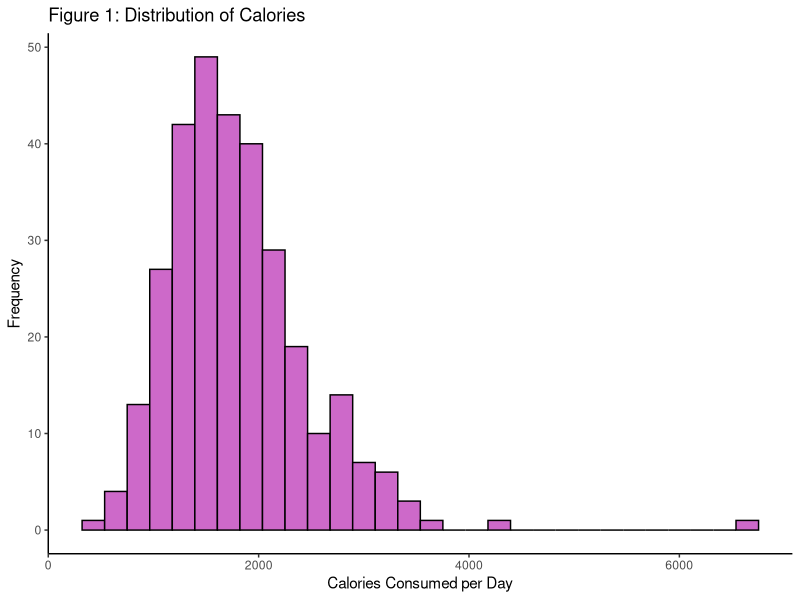
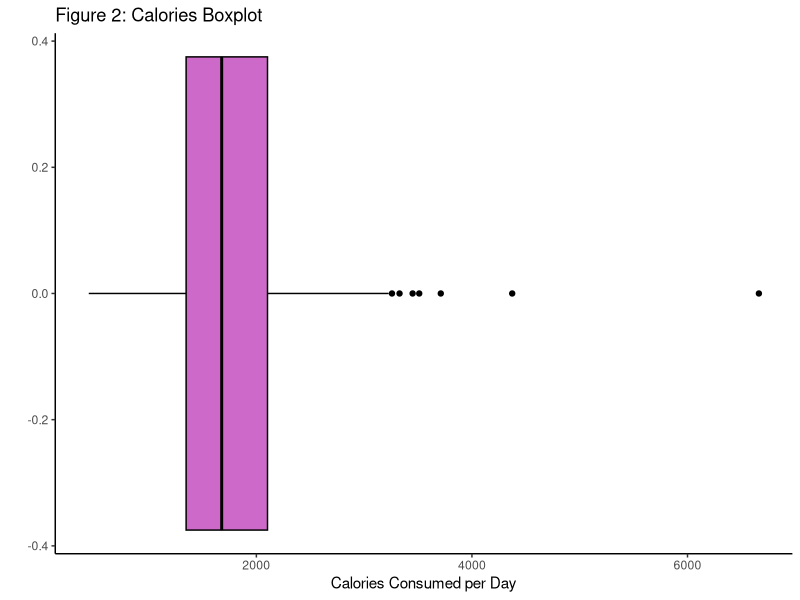
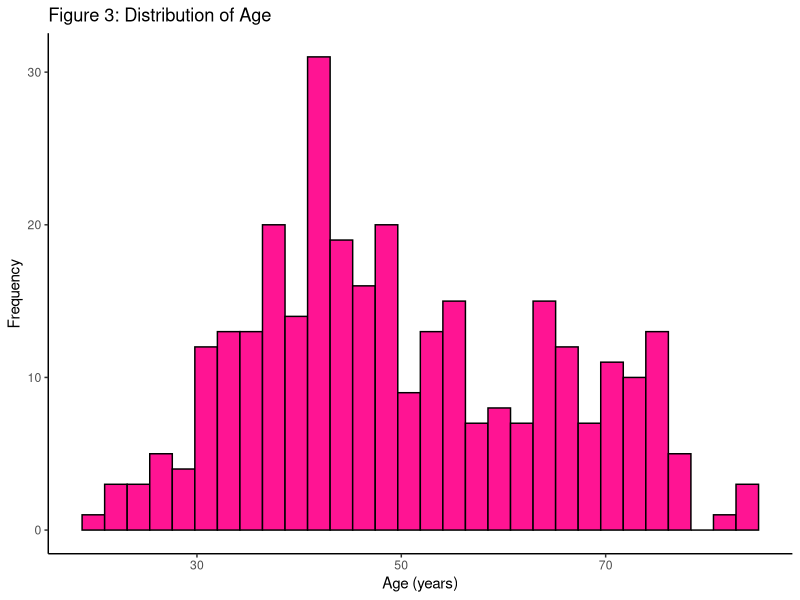
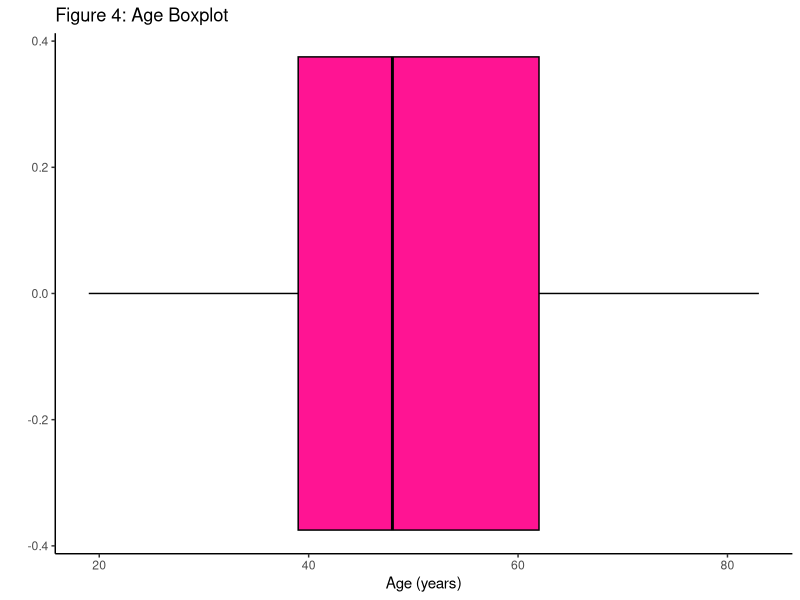
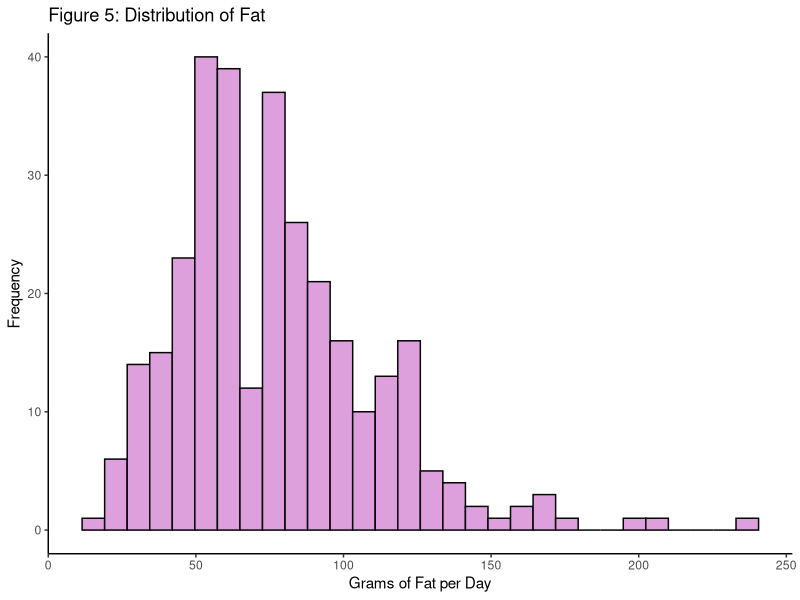
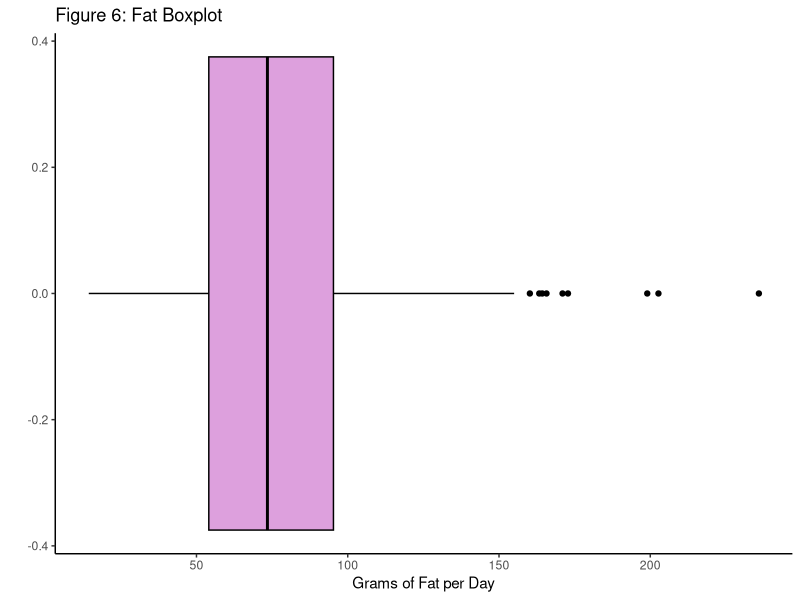
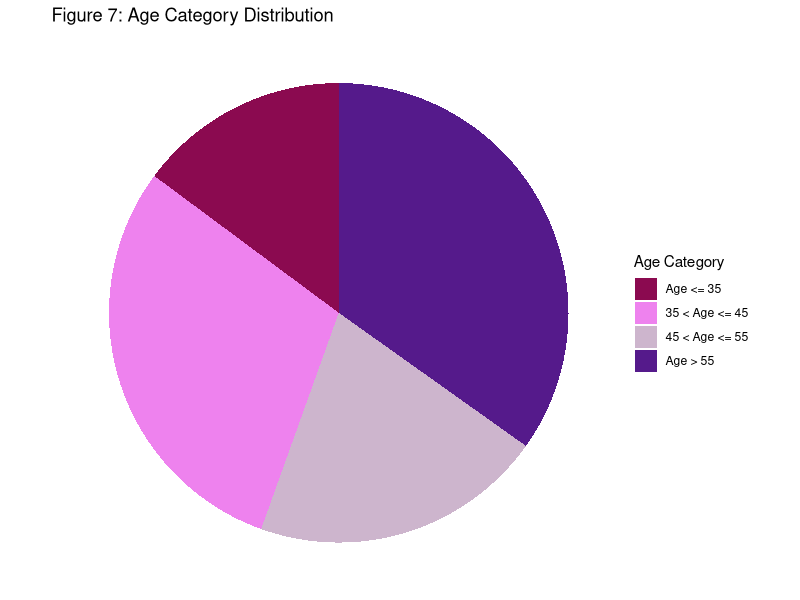
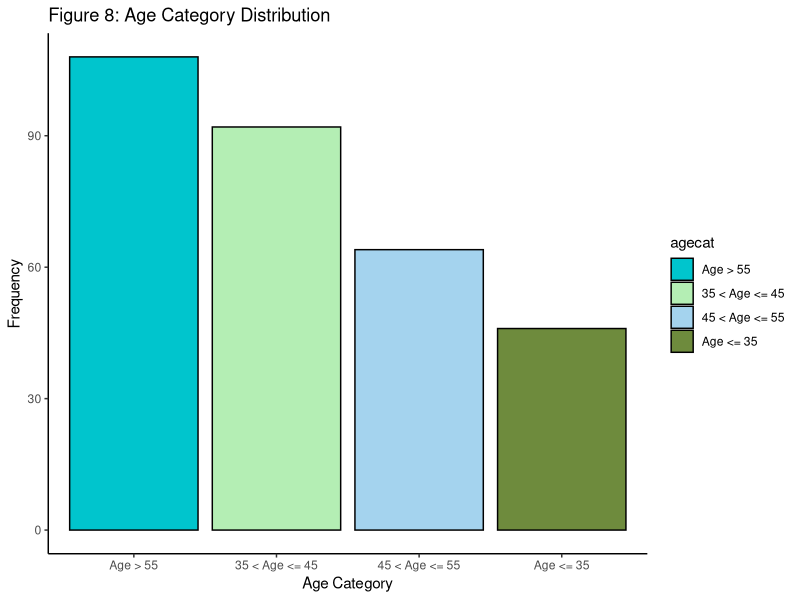

Recreate these plots in R, in order.
library(readxl)
cancer_risk <- read_excel("Cancer Risk.xlsx")

# Question 1
variable_table <- data.frame(
  "Variable Name" = c("AGE", "GENDER", "SMOKESTAT", "CALORIES", "FAT"),
  "General Type" = c("Quantitative", "Categorical", "Categorical", "Quantitative", "Quantitative"),
  "Specific Type" = c("Continuous", "Nominal", "Nominal", "Continuous", "Continuous"),
  "Measurement Units" = c("Years", "N/A", "N/A", "Calories per day", "Grams per day"),
  check.names = FALSE
)

variable_table



# Question 2
summary(cancer_risk$Age)
sd(cancer_risk$Age)
var(cancer_risk$Age)
IQR(cancer_risk$Age)
range(cancer_risk$Age)



summary(cancer_risk$Calories)
sd(cancer_risk$Calories)
var(cancer_risk$Calories)
IQR(cancer_risk$Calories)
range(cancer_risk$Calories)



summary(cancer_risk$Fat)
sd(cancer_risk$Fat)
var(cancer_risk$Fat)
IQR(cancer_risk$Fat)
range(cancer_risk$Fat)



# Question 3
library(ggplot2)

# Calories histogram and boxplot
ggplot(data = cancer_risk, aes(x = Calories)) +
  geom_histogram(color = "black", fill = "orchid3") +
  labs(
    title = "Figure 1: Distribution of Calories",
    x = "Calories Consumed per Day",
    y = "Frequency") +
  theme_classic()

ggplot(data = cancer_risk, aes(x = Calories)) +
  geom_boxplot(color = "black", fill = "orchid3") +
  labs(
    title = "Figure 2: Calories Boxplot",
    x = "Calories Consumed per Day",
    y = "") +
  theme_classic()

# Age histogram and boxplot
ggplot(data = cancer_risk, aes(x = Age)) +
  geom_histogram(color = "black", fill = "deeppink") +
  labs(
    title = "Figure 3: Distribution of Age",
    x = "Age (years)",
    y = "Frequency") +
  theme_classic()

ggplot(data = cancer_risk, aes(x = Age)) +
  geom_boxplot(color = "black", fill = "deeppink") +
  labs(
    title = "Figure 4: Age Boxplot",
    x = "Age (years)",
    y = "") +
  theme_classic()

# Fat histogram and boxplot
ggplot(data = cancer_risk, aes(x = Fat)) + 
  geom_histogram(color = "black", fill = "plum") +
  labs(
    title = "Figure 5: Distribution of Fat",
    x = "Grams of Fat per Day",
    y = "Frequency") +
  theme_classic()

ggplot(data = cancer_risk, aes(x = Fat)) +
  geom_boxplot(color = "black", fill = "plum") +
  labs(
    title = "Figure 6: Fat Boxplot",
    x = "Grams of Fat per Day",
    y = "") +
  theme_classic()



# agecat
agecat <- cancer_risk$Age |>
  cut(
    breaks = c(-Inf, 35, 45, 55, Inf),
    labels = c("Age <= 35", "35 < Age <= 45", "45 < Age <= 55", "Age > 55"))

agecat_freq <- table(agecat)
agecat_freq

ggplot(data = cancer_risk, aes(x = "", fill = agecat)) +
  geom_bar(width = 1) +
  coord_polar("y") +
  scale_fill_manual(values = c("deeppink4", "violet", "thistle3", "purple4")) +
  labs(
    title = "Figure 7: Age Category Distribution",
    fill = "Age Category") +
  theme_void()

agecat_ordered <- sort(agecat_freq, decreasing = TRUE)
agecat_ordered <- as.data.frame(agecat_ordered)

agecat_ordered$agecat <- factor(
  agecat_ordered$agecat,
  levels = agecat_ordered$agecat)

ggplot(data = agecat_ordered, aes(x = agecat, y = Freq, fill = agecat)) +
  geom_bar(stat = "identity", color = "black") +
  scale_fill_manual(values = c("turquoise3", "darkseagreen2", "lightskyblue2", "darkolivegreen4")) +
  labs(
    title = "Figure 8: Age Category Distribution",
    x = "Age Category",
    y = "Frequency") +
  theme_classic()



# Question 4
cancer_risk$Gender <- factor(cancer_risk$Gender, levels = c(1, 2), labels = c("Male", "Female"))
cancer_risk$SmokeStat <- factor(cancer_risk$SmokeStat, levels = c(1, 2, 3), labels = c("Never", "Former", "Current Smoker"))
smoke_by_gender <- table(cancer_risk$Gender, cancer_risk$SmokeStat)
smoke_by_gender

round(prop.table(smoke_by_gender) * 100, 2)

round(prop.table(smoke_by_gender, margin = 1) * 100, 2)

round(prop.table(smoke_by_gender, margin = 2) * 100, 2)



# Question 5
ggplot(data = cancer_risk, aes(x = SmokeStat, fill = Gender)) +
  geom_bar(position = "fill") +
  scale_fill_manual(values = c("darkseagreen1", "plum1")) +
  labs(
    title = "Figure 9: Smoking Status by Gender",
    x = "Smoking Status",
    y = "Proportion",
    fill = "Gender") +
  theme_classic()



# Question 6
library(dplyr)
by(
  data = cancer_risk$Fat,
  INDICES = agecat,
  FUN = mean
)

# Question 7
t.test(cancer_risk$Calories, conf.level = 0.95)

# Question 8
# Scatterplot
ggplot(data = cancer_risk, aes(x = Age, y = Calories)) +
  geom_point() +
  labs(
    title = "Figure 10: Relationship Between Age and Calories",
    x = "Age",
    y = "Calories Consumed per Day") +
  theme_classic()

# Side-by-side boxplots
ggplot(data = cancer_risk, aes(x = Calories, y = agecat)) +
  geom_boxplot(fill = "orchid3", color = "black") +
  labs(
    title = "Figure 11: Calories by Age Category",
    x = "Calories Consumed per Day",
    y = "Age Category") +
  theme_classic()

# Stratified confidence intervals for calories
by(
  data = cancer_risk$Calories,
  INDICES = agecat,
  FUN = function(x) {
    t.test(x, conf.level = 0.95)$conf.int})

# Contingency table
calorie_q1 <- quantile(cancer_risk$Calories, 0.25)
calorie_q3 <- quantile(cancer_risk$Calories, 0.75)

caloriecat <- cancer_risk$Calories |>
  cut(
    breaks = c(-Inf, calorie_q1, calorie_q3, Inf),
    labels = c("Low", "Moderate", "High"))

calories_by_age <- table(agecat, caloriecat)
calories_by_age

# 100% Stacked bar charts
cancer_risk$agecat <- agecat
cancer_risk$caloriecat <- caloriecat

ggplot(data = cancer_risk, aes(x = agecat, fill = caloriecat)) +
  geom_bar(position = "fill") +
  scale_fill_manual(values = c("paleturquoise2", "mediumvioletred", "chartreuse3")) +
  labs(
    title = "Figure 12: Calorie Consumption by Age Category",
    x = "Age Category",
    y = "Proportion",
    fill = "Calorie Category") +
  theme_classic()
